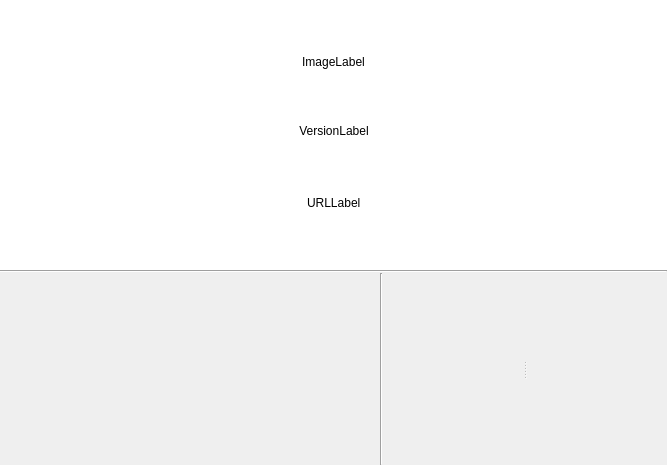
<?xml version="1.0" encoding="UTF-8"?>
<ui version="4.0">
 <class>HomeModuleWidget</class>
 <widget class="QWidget" name="HomeModuleWidget">
  <property name="geometry">
   <rect>
    <x>0</x>
    <y>0</y>
    <width>667</width>
    <height>465</height>
   </rect>
  </property>
  <property name="windowTitle">
   <string notr="true">Form</string>
  </property>
  <layout class="QVBoxLayout" name="verticalLayout">
   <property name="spacing">
    <number>0</number>
   </property>
   <property name="sizeConstraint">
    <enum>QLayout::SetDefaultConstraint</enum>
   </property>
   <property name="leftMargin">
    <number>0</number>
   </property>
   <property name="topMargin">
    <number>0</number>
   </property>
   <property name="rightMargin">
    <number>0</number>
   </property>
   <property name="bottomMargin">
    <number>0</number>
   </property>
   <item>
    <widget class="QFrame" name="UpperFrame">
     <property name="sizePolicy">
      <sizepolicy hsizetype="Expanding" vsizetype="Fixed">
       <horstretch>0</horstretch>
       <verstretch>0</verstretch>
      </sizepolicy>
     </property>
     <property name="minimumSize">
      <size>
       <width>0</width>
       <height>270</height>
      </size>
     </property>
     <property name="maximumSize">
      <size>
       <width>16777215</width>
       <height>270</height>
      </size>
     </property>
     <property name="styleSheet">
      <string notr="true">background-color: white;</string>
     </property>
     <property name="frameShape">
      <enum>QFrame::NoFrame</enum>
     </property>
     <property name="frameShadow">
      <enum>QFrame::Raised</enum>
     </property>
     <property name="lineWidth">
      <number>0</number>
     </property>
     <layout class="QVBoxLayout" name="verticalLayout_2">
      <property name="spacing">
       <number>9</number>
      </property>
      <property name="leftMargin">
       <number>12</number>
      </property>
      <property name="topMargin">
       <number>12</number>
      </property>
      <property name="rightMargin">
       <number>12</number>
      </property>
      <property name="bottomMargin">
       <number>12</number>
      </property>
      <item>
       <widget class="QLabel" name="ImageLabel">
        <property name="sizePolicy">
         <sizepolicy hsizetype="Expanding" vsizetype="Fixed">
          <horstretch>0</horstretch>
          <verstretch>0</verstretch>
         </sizepolicy>
        </property>
        <property name="minimumSize">
         <size>
          <width>0</width>
          <height>0</height>
         </size>
        </property>
        <property name="maximumSize">
         <size>
          <width>16777215</width>
          <height>16777215</height>
         </size>
        </property>
        <property name="styleSheet">
         <string notr="true"/>
        </property>
        <property name="frameShadow">
         <enum>QFrame::Plain</enum>
        </property>
        <property name="lineWidth">
         <number>0</number>
        </property>
        <property name="text">
         <string notr="true">ImageLabel</string>
        </property>
        <property name="alignment">
         <set>Qt::AlignCenter</set>
        </property>
       </widget>
      </item>
      <item>
       <layout class="QHBoxLayout" name="horizontalLayout_2">
        <item>
         <spacer name="horizontalSpacer">
          <property name="orientation">
           <enum>Qt::Horizontal</enum>
          </property>
          <property name="sizeHint" stdset="0">
           <size>
            <width>40</width>
            <height>20</height>
           </size>
          </property>
         </spacer>
        </item>
        <item>
         <widget class="QLabel" name="VersionLabel">
          <property name="sizePolicy">
           <sizepolicy hsizetype="Preferred" vsizetype="Maximum">
            <horstretch>0</horstretch>
            <verstretch>0</verstretch>
           </sizepolicy>
          </property>
          <property name="styleSheet">
           <string notr="true"/>
          </property>
          <property name="text">
           <string notr="true">VersionLabel</string>
          </property>
          <property name="alignment">
           <set>Qt::AlignCenter</set>
          </property>
         </widget>
        </item>
        <item>
         <spacer name="horizontalSpacer_2">
          <property name="orientation">
           <enum>Qt::Horizontal</enum>
          </property>
          <property name="sizeHint" stdset="0">
           <size>
            <width>40</width>
            <height>20</height>
           </size>
          </property>
         </spacer>
        </item>
       </layout>
      </item>
      <item>
       <layout class="QHBoxLayout" name="horizontalLayout_3">
        <item>
         <spacer name="horizontalSpacer_3">
          <property name="orientation">
           <enum>Qt::Horizontal</enum>
          </property>
          <property name="sizeHint" stdset="0">
           <size>
            <width>40</width>
            <height>20</height>
           </size>
          </property>
         </spacer>
        </item>
        <item>
         <widget class="openfluid::ui::common::ClickableLabel" name="URLLabel">
          <property name="sizePolicy">
           <sizepolicy hsizetype="Preferred" vsizetype="Maximum">
            <horstretch>0</horstretch>
            <verstretch>0</verstretch>
           </sizepolicy>
          </property>
          <property name="text">
           <string notr="true">URLLabel</string>
          </property>
         </widget>
        </item>
        <item>
         <spacer name="horizontalSpacer_4">
          <property name="orientation">
           <enum>Qt::Horizontal</enum>
          </property>
          <property name="sizeHint" stdset="0">
           <size>
            <width>40</width>
            <height>20</height>
           </size>
          </property>
         </spacer>
        </item>
       </layout>
      </item>
     </layout>
    </widget>
   </item>
   <item>
    <widget class="QFrame" name="frame_2">
     <property name="sizePolicy">
      <sizepolicy hsizetype="Expanding" vsizetype="Fixed">
       <horstretch>0</horstretch>
       <verstretch>0</verstretch>
      </sizepolicy>
     </property>
     <property name="frameShape">
      <enum>QFrame::HLine</enum>
     </property>
     <property name="frameShadow">
      <enum>QFrame::Sunken</enum>
     </property>
    </widget>
   </item>
   <item>
    <layout class="QHBoxLayout" name="horizontalLayout" stretch="0,0,1">
     <property name="spacing">
      <number>0</number>
     </property>
     <item>
      <widget class="QFrame" name="ButtonsFrame">
       <property name="sizePolicy">
        <sizepolicy hsizetype="Fixed" vsizetype="Preferred">
         <horstretch>0</horstretch>
         <verstretch>0</verstretch>
        </sizepolicy>
       </property>
       <property name="minimumSize">
        <size>
         <width>380</width>
         <height>0</height>
        </size>
       </property>
       <property name="maximumSize">
        <size>
         <width>380</width>
         <height>16777215</height>
        </size>
       </property>
       <property name="frameShape">
        <enum>QFrame::NoFrame</enum>
       </property>
       <property name="frameShadow">
        <enum>QFrame::Raised</enum>
       </property>
       <property name="lineWidth">
        <number>0</number>
       </property>
      </widget>
     </item>
     <item>
      <widget class="QFrame" name="RecentsLineFrame">
       <property name="frameShape">
        <enum>QFrame::VLine</enum>
       </property>
       <property name="frameShadow">
        <enum>QFrame::Sunken</enum>
       </property>
      </widget>
     </item>
     <item>
      <widget class="QWidget" name="widget" native="true">
       <layout class="QHBoxLayout" name="horizontalLayout_4">
        <property name="leftMargin">
         <number>0</number>
        </property>
        <property name="topMargin">
         <number>0</number>
        </property>
        <property name="rightMargin">
         <number>0</number>
        </property>
        <property name="bottomMargin">
         <number>0</number>
        </property>
        <item>
         <widget class="QSplitter" name="RecentsNewsSplitter">
          <property name="orientation">
           <enum>Qt::Horizontal</enum>
          </property>
          <widget class="QFrame" name="RecentsFrame">
           <property name="sizePolicy">
            <sizepolicy hsizetype="Expanding" vsizetype="Preferred">
             <horstretch>0</horstretch>
             <verstretch>0</verstretch>
            </sizepolicy>
           </property>
           <property name="frameShape">
            <enum>QFrame::NoFrame</enum>
           </property>
           <property name="frameShadow">
            <enum>QFrame::Raised</enum>
           </property>
           <property name="lineWidth">
            <number>0</number>
           </property>
          </widget>
          <widget class="NewslineWidget" name="InfosWidget" native="true">
           <property name="minimumSize">
            <size>
             <width>0</width>
             <height>0</height>
            </size>
           </property>
          </widget>
         </widget>
        </item>
       </layout>
      </widget>
     </item>
    </layout>
   </item>
  </layout>
 </widget>
 <customwidgets>
  <customwidget>
   <class>openfluid::ui::common::ClickableLabel</class>
   <extends>QLabel</extends>
   <header location="global">openfluid/ui/common/ClickableLabel.hpp</header>
  </customwidget>
  <customwidget>
   <class>NewslineWidget</class>
   <extends>QWidget</extends>
   <header>NewslineWidget.hpp</header>
   <container>1</container>
  </customwidget>
 </customwidgets>
 <resources/>
 <connections/>
</ui>
